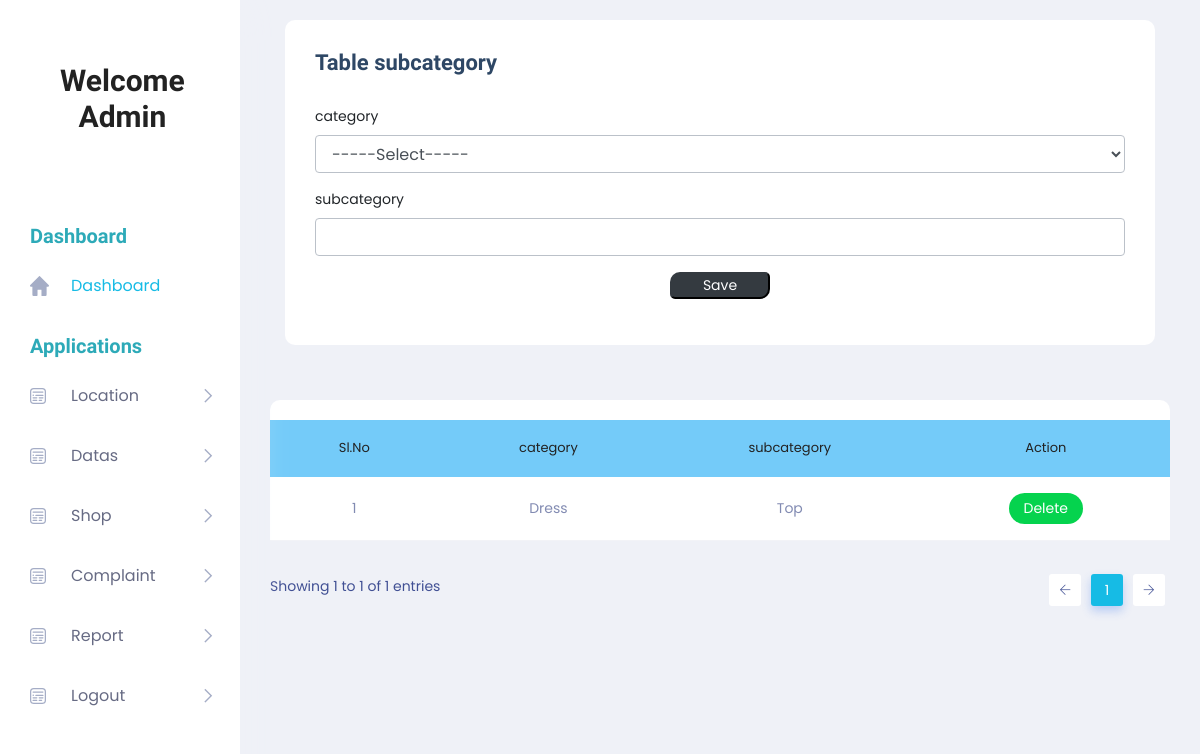
Page /Project/Admin/Subcategory.php on the earlier database version.
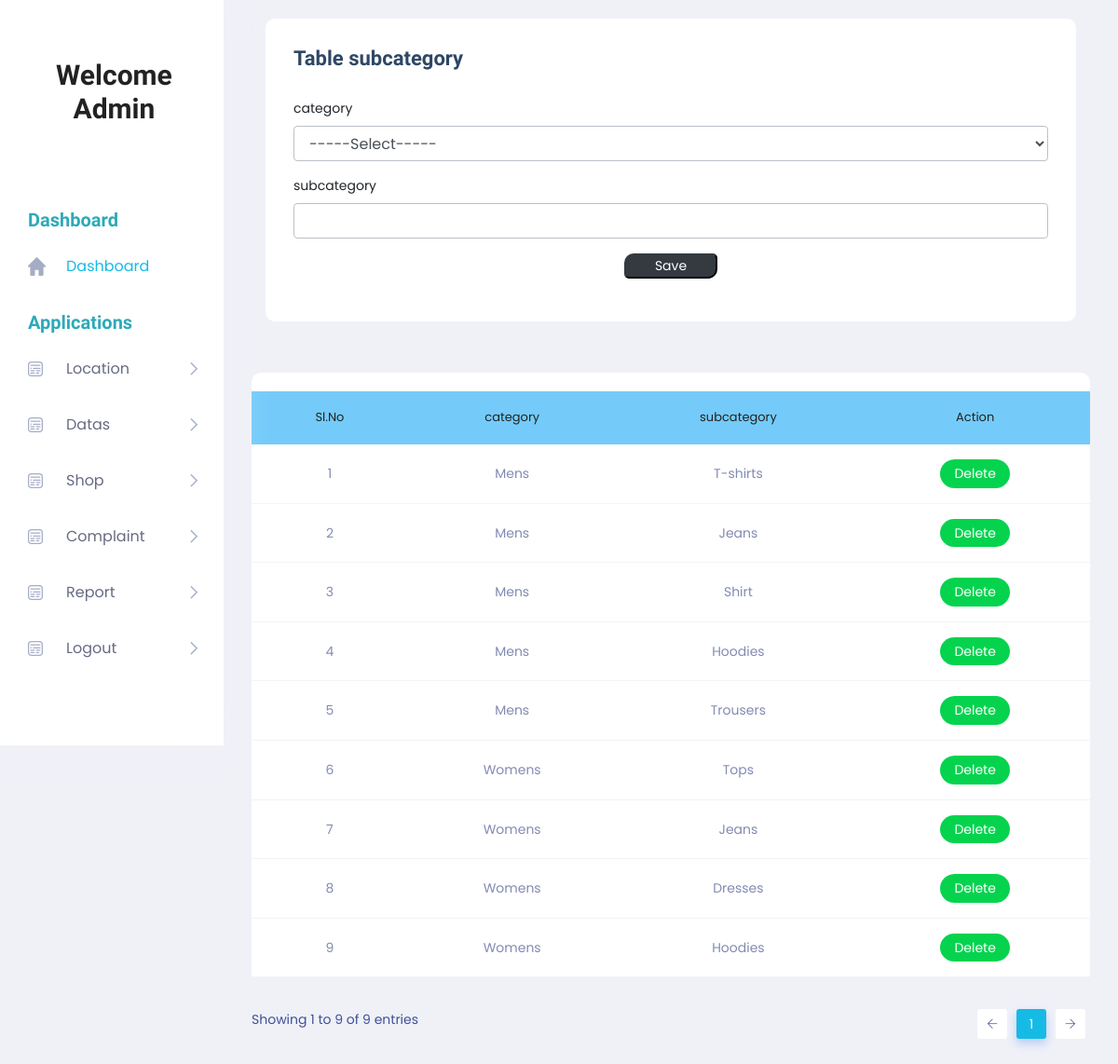
Same page on the later database version.
### tables this page shows
CREATE TABLE `tbl_subcategory` (
  `subcategory_id` int(11) NOT NULL,
  `subcategory_name` varchar(100) NOT NULL,
  `category_id` int(11) NOT NULL
);

CREATE TABLE `tbl_category` (
  `category_id` int(11) NOT NULL,
  `category_name` varchar(100) NOT NULL
);

### Project/Admin/Subcategory.php (the view, shortened to what this page needs)
<!DOCTYPE html PUBLIC "-//W3C//DTD XHTML 1.0 Transitional//EN" "http://www.w3.org/TR/xhtml1/DTD/xhtml1-transitional.dtd">
<html xmlns="http://www.w3.org/1999/xhtml">
<head>
</head>
<?php
include('Head.php');
?>
<body>
        <section class="main_content dashboard_part">
            <div class="main_content_iner ">
                <div class="container-fluid p-0">
                    <div class="row justify-content-center">
                        <div class="col-12">
                            <div class="QA_section">
                                <div class="white_box_tittle list_header">
                                    <div class="col-lg-12">
                                        <div class="white_box mb_30">
                                            <div class="box_header ">
                                                <div class="main-title">
                                                    <h3 class="mb-0" >Table subcategory</h3>
                                                </div>
                                            </div>
                                            <form method="post">
                                                <div class="form-group">
                                                    <label for="txt_category">category</label>
                                                    <select class="form-control" name="sel_category" id="sel_category" autocomplete="off" required>
                                                    <option value="">-----Select-----</option>
                                                    </select>
                                                </div>
                                                <div class="form-group">
                                                    <label for="txt_category">subcategory</label>
                    <input type="text" name="txt_subcategory" id="txt_subcategory" class="form-control" autocomplete="off" required/>
                                                </div>
                                                <div class="form-group" align="center">
                                                    <input type="submit" class="btn-dark" style="width:100px; border-radius: 10px 5px " name="btn_save" value="Save">
                                                </div>
                                            </form>
                                        </div>
                                    </div>
                                </div>
                                <div class="QA_table mb_30">
                                    <table class="table lms_table_active">
                                        <thead>
                                            <tr style="background-color: #74CBF9">
                                                <td align="center" scope="col">Sl.No</td>
                                                <td align="center" scope="col">category</td>
                                                <td align="center" scope="col">subcategory </td>
                                                <td align="center" scope="col">Action</td>
                                            </tr>
                                        </thead>
                                        <tbody>
                                            <?php
	$i=0;
	  $sel = "select * from tbl_subcategory p inner join tbl_category d on d.category_id=p.category_id";
	  $row = $Conn->query($sel);
	  while($data = $row->fetch_assoc())
	  {
		  $i++;
		  ?>
                                            <tr>
                                               <td align="center"><?php echo $i; 	?></td>
            <td align="center"><?php echo $data['category_name']; ?></td>
            <td align="center"><?php echo $data['subcategory_name']; ?></td>
            <td align="center">
            <a class="status_btn"  href="subcategory.php?id=<?php echo $data['subcategory_id']; ?>">Delete </a>
         </td>
                                            </tr>
                                            <?php
                                              }
                                            ?>
                                        </tbody>
                                    </table>
                                </div>
                            </div>
                        </div>
                    </div>
                </div>
            </div>
        </section>
        <?php
		include('Foot.php');
		?>
</body>
</html>

### Project/Admin/Head.php (shortened to what this page needs)
<!DOCTYPE html>
<html lang="zxx">
    <head>
        <link rel="stylesheet" href="../Assets/Template/Admin/css/bootstrap.min.css" />
        <link rel="stylesheet" href="../Assets/Template/Admin/vendors/themefy_icon/themify-icons.css" />
        <link rel="stylesheet" href="../Assets/Template/Admin/vendors/swiper_slider/css/swiper.min.css" />
        <link rel="stylesheet" href="../Assets/Template/Admin/vendors/select2/css/select2.min.css" />
        <link rel="stylesheet" href="../Assets/Template/Admin/vendors/niceselect/css/nice-select.css" />
        <link rel="stylesheet" href="../Assets/Template/Admin/vendors/owl_carousel/css/owl.carousel.css" />
        <link rel="stylesheet" href="../Assets/Template/Admin/vendors/gijgo/gijgo.min.css" />
        <link rel="stylesheet" href="../Assets/Template/Admin/vendors/font_awesome/css/all.min.css" />
        <link rel="stylesheet" href="../Assets/Template/Admin/vendors/tagsinput/tagsinput.css" />
        <link rel="stylesheet" href="../Assets/Template/Admin/vendors/datatable/css/jquery.dataTables.min.css" />
        <link rel="stylesheet" href="../Assets/Template/Admin/vendors/datatable/css/responsive.dataTables.min.css" />
        <link rel="stylesheet" href="../Assets/Template/Admin/vendors/datatable/css/buttons.dataTables.min.css" />
        <link rel="stylesheet" href="../Assets/Template/Admin/vendors/text_editor/summernote-bs4.css" />
        <link rel="stylesheet" href="../Assets/Template/Admin/vendors/morris/morris.css">
        <link rel="stylesheet" href="../Assets/Template/Admin/vendors/material_icon/material-icons.css" />
        <link rel="stylesheet" href="../Assets/Template/Admin/css/metisMenu.css">
        <link rel="stylesheet" href="../Assets/Template/Admin/css/style.css" />
        <link rel="stylesheet" href="../Assets/Template/Admin/css/colors/default.css" id="colorSkinCSS">
    </head>
    <body class="crm_body_bg">
        <nav class="sidebar">
            <div class="logo d-flex justify-content-between">
                <a href="HomePage.php"><h2 align="center">Welcome<br>Admin<br><?php echo $_SESSION["aname"]?></h2></a>
            </div>
            <ul id="sidebar_menu">
                <li class="side_menu_title">
                    <span>Dashboard</span>
                </li>
                <li class="mm-active">
                    <a  href="HomePage.php"  aria-expanded="false">
                        <img src="../Assets/Template/Admin/img/menu-icon/1.svg" alt="">
                        <span>Dashboard</span>
                    </a>
                </li>
                <li class="side_menu_title">
                    <span>Applications</span>
                </li>
                <li class="">
                    <a   class="has-arrow" href="javascript:void(0)" aria-expanded="false">
                        <img src="../Assets/Template/Admin/img/menu-icon/2.svg" alt="">
                        <span>Location</span>
                    </a>
                </li>
                <li class="">
                    <a   class="has-arrow" href="javascript:void(0)" aria-expanded="false">
                        <img src="../Assets/Template/Admin/img/menu-icon/2.svg" alt="">
                        <span>Datas</span>
                    </a>
                </li>
                <li class="">
                        <a   class="has-arrow" href="ShopList.php" aria-expanded="false">
                            <img src="../Assets/Template/Admin/img/menu-icon/2.svg" alt="">
                            <span>Shop</span>
                        </a>
                   </li>
                <li class="">
                        <a   class="has-arrow" href="ViewComplaint.php" aria-expanded="false">
                            <img src="../Assets/Template/Admin/img/menu-icon/2.svg" alt="">
                            <span>Complaint</span>
                        </a>
                   </li>
                   <li class="">
                    <a   class="has-arrow" href="javascript:void(0)" aria-expanded="false">
                        <img src="../Assets/Template/Admin/img/menu-icon/2.svg" alt="">
                        <span>Report</span>
                    </a>
                </li>
                   <li class="">
                        <a   class="has-arrow" href="../Guest/Login.php" aria-expanded="false">
                            <img src="../Assets/Template/Admin/img/menu-icon/2.svg" alt="">
                            <span>Logout</span>
                        </a>
                   </li>
            </ul>
        </nav>

### Project/Admin/Foot.php (shortened to what this page needs)
    </body>
</html>

### Project/Assets/Template/Admin/css/metisMenu.css (style rules this page uses)
.metismenu .has-arrow { position: relative; }
.metismenu .has-arrow::after { position: absolute; content: ''; transform: rotate(-90deg) translate(0, -50%); transform-origin: top; top: 50%; transition: all .3s ease-out; right: 40px; content: "\e64b"; font-family: 'themify'; color: #A5ADC6; font-weight: 600; font-size: 14px; }

Differences in the rows shown:
changed tbl_subcategory: category.category_name "Dress" → "Mens"; subcategory_name "Top" → "T-shirts"
added tbl_subcategory: category.category_name "Mens", subcategory_name "Jeans"
added tbl_subcategory: category.category_name "Mens", subcategory_name "Shirt"
added tbl_subcategory: category.category_name "Mens", subcategory_name "Hoodies"
added tbl_subcategory: category.category_name "Mens", subcategory_name "Trousers"
added tbl_subcategory: category.category_name "Womens", subcategory_name "Tops"
added tbl_subcategory: category.category_name "Womens", subcategory_name "Jeans"
added tbl_subcategory: category.category_name "Womens", subcategory_name "Dresses"
added tbl_subcategory: category.category_name "Womens", subcategory_name "Hoodies"
Other differences:
text written by a page script: "Showing 1 to 1 of 1 entries 1" → "Showing 1 to 9 of 9 entries 1"
